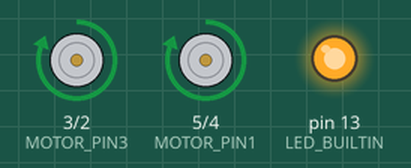
Bench run of a sketch on a simulated Arduino Uno, built with avr-gcc and run on an emulated ATmega328P. Parts: motor-driver pin pairs drawn as motors (green arrow = first pin HIGH = forward, orange = second pin HIGH = backward, longer = more drive), output pins drawn as LEDs (lit = HIGH).

Above: at 0.02 s.
At 0.37 s:
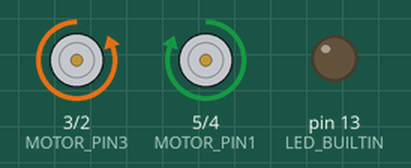
At 0.72 s:
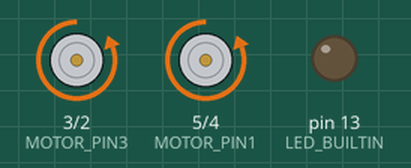
At 1.47 s:
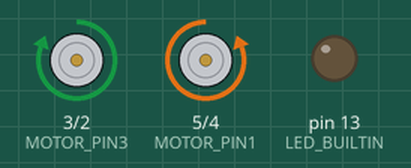
At 2.17 s:
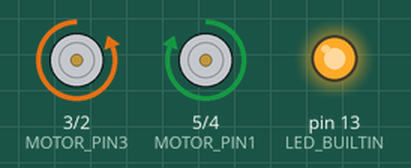
At 2.92 s:
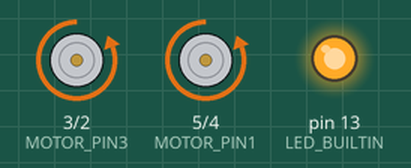
Timing chart, 0 to 3.2 s (numbered marks = the images above):
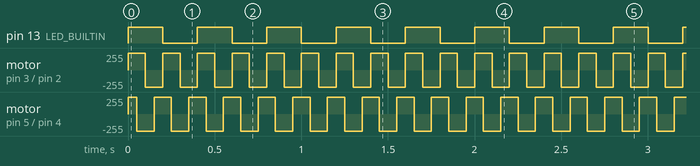

Measured:
- by itself, pin 13 (LED_BUILTIN): alternates HIGH for 0.20 s and LOW for 0.20 s
- by itself, motor on pin 3 (MOTOR_PIN3) / pin 2 (MOTOR_PIN4), motor on pin 5 (MOTOR_PIN1) / pin 4 (MOTOR_PIN2): alternates forward 255/255 for 0.10 s and backward 255/255 for 0.10 s

The sketch:

testing.ino
```cpp
#define MOTOR_PIN1 5
#define MOTOR_PIN2 4
#define MOTOR_PIN3 3
#define MOTOR_PIN4 2

#define DEFAULT_MICRO_DELAY 50

void setup() {

  pinMode(MOTOR_PIN1, OUTPUT);
  pinMode(MOTOR_PIN2, OUTPUT);
  pinMode(MOTOR_PIN3, OUTPUT);
  pinMode(MOTOR_PIN4, OUTPUT);

  pinMode(LED_BUILTIN, OUTPUT);

}

void loop() {

  digitalWrite(LED_BUILTIN, !digitalRead(LED_BUILTIN));

  // 1010
  digitalWrite(MOTOR_PIN1, HIGH);
  digitalWrite(MOTOR_PIN2, LOW);
  digitalWrite(MOTOR_PIN3, HIGH);
  digitalWrite(MOTOR_PIN4, LOW);
  delay(DEFAULT_MICRO_DELAY);

  // 0110
  digitalWrite(MOTOR_PIN1, LOW);
  digitalWrite(MOTOR_PIN2, HIGH);
  digitalWrite(MOTOR_PIN3, HIGH);
  digitalWrite(MOTOR_PIN4, LOW);
  delay(DEFAULT_MICRO_DELAY);

  // 0101
  digitalWrite(MOTOR_PIN1, LOW);
  digitalWrite(MOTOR_PIN2, HIGH);
  digitalWrite(MOTOR_PIN3, LOW);
  digitalWrite(MOTOR_PIN4, HIGH);
  delay(DEFAULT_MICRO_DELAY);

  // 1001
  digitalWrite(MOTOR_PIN1, HIGH);
  digitalWrite(MOTOR_PIN2, LOW);
  digitalWrite(MOTOR_PIN3, LOW);
  digitalWrite(MOTOR_PIN4, HIGH);
  delay(DEFAULT_MICRO_DELAY);

}
```
